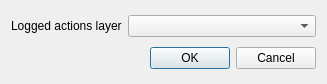
<?xml version="1.0" encoding="UTF-8"?>
<ui version="4.0">
 <class>Dialog</class>
 <widget class="QDialog" name="Dialog">
  <property name="geometry">
   <rect>
    <x>0</x>
    <y>0</y>
    <width>327</width>
    <height>84</height>
   </rect>
  </property>
  <property name="windowTitle">
   <string>Qaudit 91 plus :: settings</string>
  </property>
  <layout class="QGridLayout" name="gridLayout">
   <item row="1" column="1">
    <widget class="QDialogButtonBox" name="buttonBox">
     <property name="orientation">
      <enum>Qt::Horizontal</enum>
     </property>
     <property name="standardButtons">
      <set>QDialogButtonBox::Cancel|QDialogButtonBox::Ok</set>
     </property>
    </widget>
   </item>
   <item row="0" column="1">
    <widget class="QComboBox" name="loggedActionsLayer"/>
   </item>
   <item row="0" column="0">
    <widget class="QLabel" name="label">
     <property name="text">
      <string>Logged actions layer</string>
     </property>
    </widget>
   </item>
  </layout>
 </widget>
 <resources/>
 <connections>
  <connection>
   <sender>buttonBox</sender>
   <signal>accepted()</signal>
   <receiver>Dialog</receiver>
   <slot>accept()</slot>
   <hints>
    <hint type="sourcelabel">
     <x>248</x>
     <y>254</y>
    </hint>
    <hint type="destinationlabel">
     <x>157</x>
     <y>274</y>
    </hint>
   </hints>
  </connection>
  <connection>
   <sender>buttonBox</sender>
   <signal>rejected()</signal>
   <receiver>Dialog</receiver>
   <slot>reject()</slot>
   <hints>
    <hint type="sourcelabel">
     <x>316</x>
     <y>260</y>
    </hint>
    <hint type="destinationlabel">
     <x>286</x>
     <y>274</y>
    </hint>
   </hints>
  </connection>
 </connections>
</ui>
